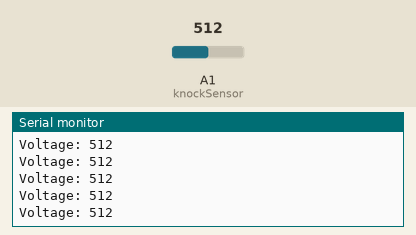
Simulated run of this sketch. Board: Arduino Uno, built with avr-gcc and run on an emulated ATmega328P. On the bench: the last lines printed to the serial monitor. The inputs (shaded band) are chosen by the test bench; at power-on: A1 (knockSensor) = 512.

Above: at 1.2 s.
1.3 s: A1 (knockSensor) set to 716
At 1.76 s:
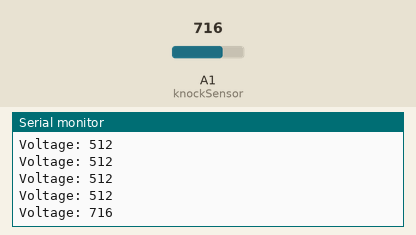
2.8 s: A1 (knockSensor) set to 900
At 2.96 s:
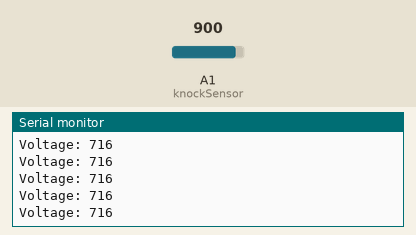
Timing chart, 0 to 5.8 s (numbered marks = the images above; inputs shaded):
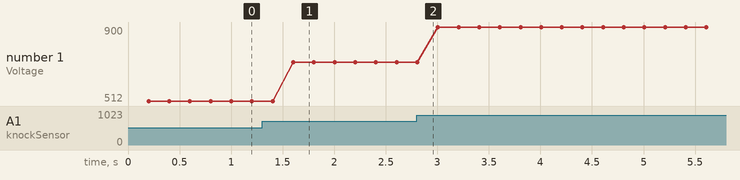

The sketch:

PiezoTapVoltageMeasure.ino
```cpp
/*
 * This script checks whether the arduino board is able to capture the voltage signals generated by the piezos
 *
 * By:
 *    Jash Bharat Mota
 *     jash@lyflime.com
 *    http://www.jashmota.esy.es
 */

// these constants won't change:
const int knockSensor = A1; // the piezo is connected to analog pin 0


// these variables will change:
int sensorReading = 0;      // variable to store the value read from the sensor pin

void setup() {
  Serial.begin(9600);       // use the serial port
}

void loop() {
  // read the sensor and store it in the variable sensorReading:
  sensorReading = analogRead(knockSensor);

  delay(200);  // delay to avoid overloading the serial port buffer
  Serial.print("Voltage: ");
  Serial.println(sensorReading);
}
```

Measured:
- after the input at 1.3 s, the serial monitor: prints a new line after 0.30 s (image 1)
- plotted number 1: 512 → 716 after the input at 1.3 s, 716 → 900 after the input at 2.8 s
